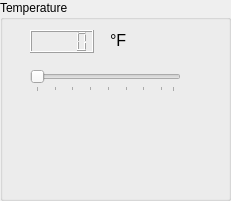
     <widget class="QGroupBox" name="temp_box">
      <property name="geometry">
       <rect>
        <x>260</x>
        <y>370</y>
        <width>231</width>
        <height>201</height>
       </rect>
      </property>
      <property name="title">
       <string>Temperature</string>
      </property>
      <widget class="QLCDNumber" name="temp_display">
       <property name="geometry">
        <rect>
         <x>30</x>
         <y>30</y>
         <width>64</width>
         <height>23</height>
        </rect>
       </property>
      </widget>
      <widget class="QSlider" name="temp_slider">
       <property name="geometry">
        <rect>
         <x>30</x>
         <y>70</y>
         <width>151</width>
         <height>22</height>
        </rect>
       </property>
       <property name="minimum">
        <number>1</number>
       </property>
       <property name="maximum">
        <number>24</number>
       </property>
       <property name="pageStep">
        <number>8</number>
       </property>
       <property name="sliderPosition">
        <number>1</number>
       </property>
       <property name="orientation">
        <enum>Qt::Horizontal</enum>
       </property>
       <property name="invertedAppearance">
        <bool>false</bool>
       </property>
       <property name="tickPosition">
        <enum>QSlider::TicksBelow</enum>
       </property>
       <property name="tickInterval">
        <number>3</number>
       </property>
      </widget>
      <widget class="QLabel" name="f_txt">
       <property name="geometry">
        <rect>
         <x>110</x>
         <y>30</y>
         <width>31</width>
         <height>21</height>
        </rect>
       </property>
       <property name="font">
        <font>
         <pointsize>12</pointsize>
        </font>
       </property>
       <property name="text">
        <string>°F</string>
       </property>
      </widget>
     </widget>
